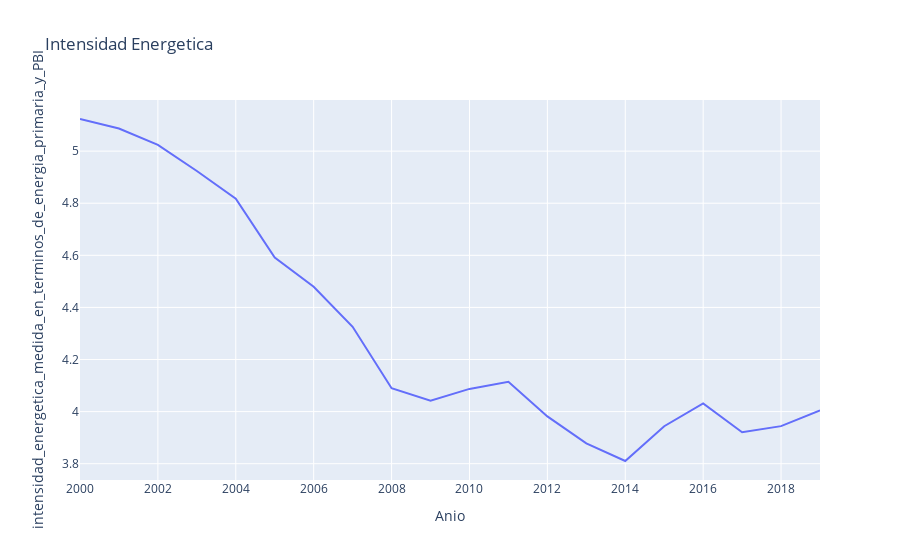

This figure's notebook cell:
### Code cell
tabla_g = df.filter(items=['Anio','intensidad_energetica_medida_en_terminos_de_energia_primaria_y_PBI','Pais'])
tabla_g1 = tabla_g.groupby('Anio').mean()
tabla_g1.reset_index(inplace=True)
fig = px.line(tabla_g1, 'Anio', 'intensidad_energetica_medida_en_terminos_de_energia_primaria_y_PBI', title='Intensidad Energetica')
fig.show()

### Figure 1 — Plotly figure (JSON) as saved in the notebook; plotly's stock layout.template omitted (floating-point values rounded to 4 significant figures)
{"data": [{"hovertemplate": "Anio=%{x}<br>intensidad_energetica_medida_en_terminos_de_energia_primaria_y_PBI=%{y}<extra></extra>", "legendgroup": "", "line": {"color": "#636efa", "dash": "solid"}, "marker": {"symbol": "circle"}, "mode": "lines", "name": "", "orientation": "v", "showlegend": false, "type": "scatter", "x": [2000, 2001, 2002, 2003, 2004, 2005, 2006, 2007, 2008, 2009, 2010, 2011, 2012, 2013, 2014, 2015, 2016, 2017, 2018, 2019], "xaxis": "x", "y": [5.123, 5.087, 5.024, 4.924, 4.818, 4.592, 4.479, 4.326, 4.09, 4.042, 4.087, 4.115, 3.982, 3.878, 3.81, 3.944, 4.031, 3.921, 3.944, 4.005], "yaxis": "y"}], "layout": {"legend": {"tracegroupgap": 0}, "title": {"text": "Intensidad Energetica"}, "xaxis": {"anchor": "y", "domain": [0, 1], "title": {"text": "Anio"}}, "yaxis": {"anchor": "x", "domain": [0, 1], "title": {"text": "intensidad_energetica_medida_en_terminos_de_energia_primaria_y_PBI"}}}}
